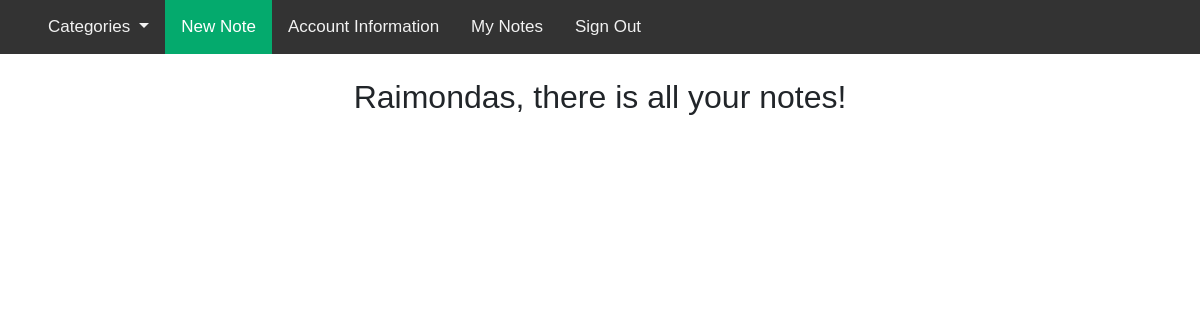
/read_review (signed in), run on an earlier commit of the app's database.
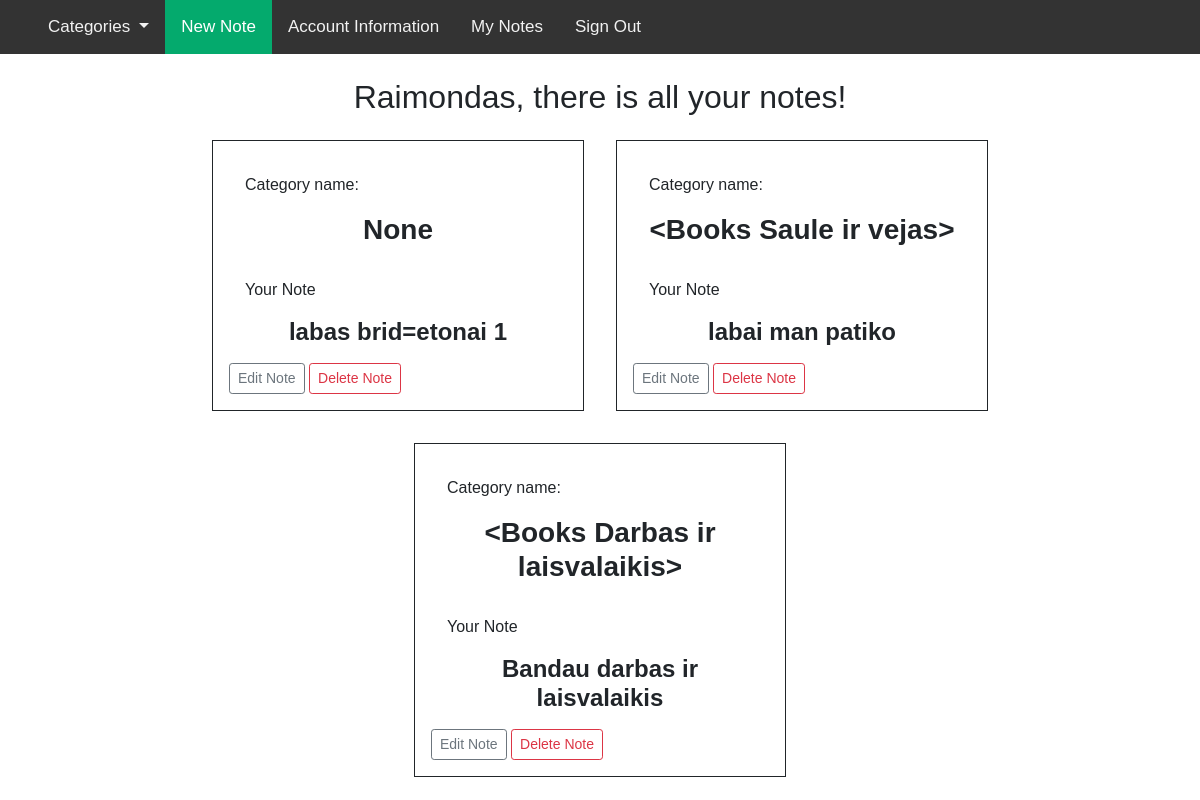
And on a later commit of the database.
### main.py (models this page shows, shortened)
class User(db.Model, UserMixin):
    __tablename__ = 'user'
    id = db.Column(db.Integer, primary_key=True)
    first_name = db.Column(db.Integer, nullable=False)
    last_name = db.Column(db.String(100), nullable=False)
    email_address = db.Column(db.String(100), nullable=False, unique=True)
    password = db.Column(db.String(100), nullable=False)
    is_admin = db.Column(db.Boolean, nullable=False, default=False)

class Review(db.Model):
    __tablename__ = 'review'
    id = db.Column(db.Integer, primary_key=True)
    date_posted = db.Column(db.DateTime, nullable=False, default=datetime.utcnow)
    content = db.Column(db.Text, nullable=False)
    user_id = db.Column(db.Integer, db.ForeignKey('user.id'), nullable=False)
    user = db.relationship("User")
    books_id = db.Column(db.Integer, db.ForeignKey('books.id'))
    book_name = db.relationship("Books")

class Books(db.Model):
    __tablename__ = 'books'
    id = db.Column(db.Integer, primary_key=True)
    book_name = db.Column(db.String(100), nullable=False)
    image_file = db.Column(db.String(20), nullable=False, default='default.jpg')
    user_id = db.Column(db.Integer, db.ForeignKey("user.id"))
    user = db.relationship("User")
    author_id = db.Column(db.Integer, db.ForeignKey("author.id"))
    author = db.relationship("Author")
    review = db.relationship('Review', backref='books')
    def __repr__(self):
        return f'<Books {self.book_name}>'

### main.py (the view)
@app.route('/read_review')
@login_required
def read_review():
    try:
        reviews = Review.query.all()
    except:
        reviews = []
    return render_template("read_review.html", reviews=reviews)

### main.py (called while the page is built)
@login_manager.user_loader
def load_user(user_id):
    return User.query.get(user_id)

### templates/read_review.html (shortened to what this page needs)
{% extends "base.html" %}
{% block content %}
<div class="text-center">
    <h2 class="account-heading">{{ current_user.first_name }}, there is all your notes!</h2>
</div>
<div class="content d-flex flex-wrap justify-content-center">
    {% for review in reviews %}
    {% if review.user.id == current_user.id %}
    <div class="col-5 col-sm-4 p-3 m-3 border border-dark">
        <div class="m-3">
            <p>Category name:</p>
            <h3 class="text-center"><strong>{{ review.book_name }}</strong></h3>
            <p>Your Note</p>
            <h4 class="text-center"><strong>{{ review.content }}</strong></h4>
        </div>
        <a href="{{ url_for('edit_review', id=review.id)}}" class="btn btn-outline-secondary btn-sm">Edit Note</a>
        <a href="{{ url_for('delete_review', id=review.id)}}" class="btn btn-outline-danger btn-sm">Delete Note</a>
    </div>
    {% endif %}
    {% endfor %}
</div>
{% endblock %}

### templates/base.html (shortened to what this page needs)
<!doctype html>
<html lang="en">
<head>
    <link rel="stylesheet" href="https://cdnjs.cloudflare.com/ajax/libs/font-awesome/4.7.0/css/font-awesome.min.css">
    <link href="https://cdn.jsdelivr.net/npm/bootstrap@5.0.2/dist/css/bootstrap.min.css" rel="stylesheet"
>
</head>
<body>
<div class="topnav" id="myTopnav">
    <ul>
   {% if current_user.is_authenticated %}
    <a class="nav-link dropdown-toggle" href="#" id="navbarDropdown" role="button" data-toggle="dropdown" aria-haspopup="true" aria-expanded="false">
          Categories
        </a>
  <a class="nav-link active" href="{{ url_for('review') }}">New Note</a>
  <a class="nav-link" href="{{ url_for('update_account_information') }}">Account Information</a>
  <a class="nav-link" href="{{ url_for('read_review') }}">My Notes</a>
  <a class="nav-link" href="{{ url_for('sign_out') }}">Sign Out</a>
   {% else %}
  <a class="nav-link" href="{{ url_for('sign_up') }}">Sign Up</a>
  <a class="nav-link" href="{{ url_for('sign_in') }}">Sign In</a>
   {% endif %}
    </ul>
</div>
<div class="container">
    <br>
    {% block content %}
    {% endblock %}
</div>
</body>
</html>

### templates/base.html (style rules this page uses)
body { margin: 0; font-family: Arial, Helvetica, sans-serif; }
.topnav { overflow: hidden; background-color: #333; }
.topnav a { float: left; display: block; color: #f2f2f2; text-align: center; padding: 14px 16px; text-decoration: none; font-size: 17px; }
.topnav a.active { background-color: #04AA6D; color: white; }

What changed in the data, as far as the page shows it:
added Review: book_name "None", content "labas brid=etonai 1"
added Review: book_name "<Books Saule ir vejas>", content "labai man patiko"
added Review: book_name "<Books Darbas ir laisvalaikis>", content "Bandau darbas ir laisvalaikis"
